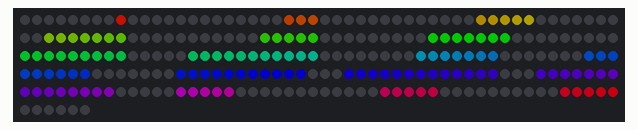
Recording of a program running on a simulated Arduino Uno, built with avr-gcc and run on an emulated ATmega328P. On the bench: 256 RGB LEDs in strip order, left to right, continuing on the next row. Dim RGB values are drawn brighter than linear.

Above: at 0.02 s.
At 4.79 s:
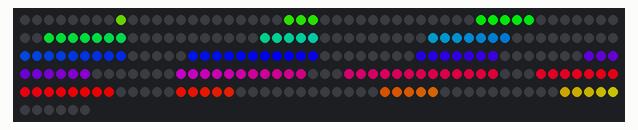
At 9.56 s:
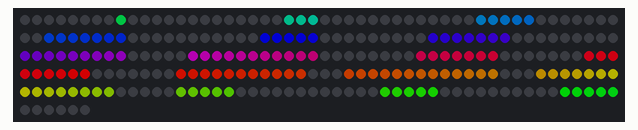
At 19.25 s:
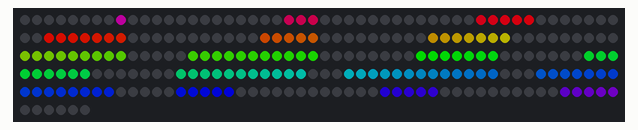
At 29.07 s:
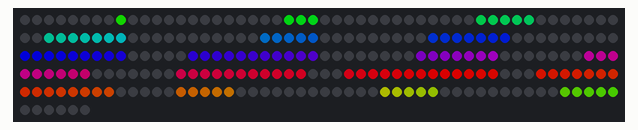
At 39.6 s:
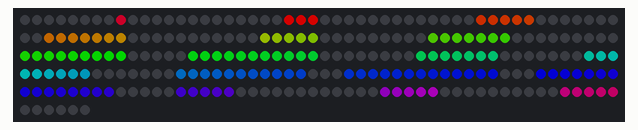

The program:

main.cpp
```cpp
#include <Arduino.h>
// пример работы с градиентами

// простейшие динамические эффекты
// сначала ознакомься с примером microLED_guide !!!

#define STRIP_PIN 2 // пин ленты
#define NUMLEDS 256 // кол-во светодиодов

#define COLOR_DEBTH 3
#include <microLED.h> // подключаем библу
microLED<NUMLEDS, STRIP_PIN, MLED_NO_CLOCK, LED_WS2818, ORDER_GRB, CLI_AVER> strip;

void setup()
{
  strip.setBrightness(60);
}

uint8_t elka[] = {
    //1  2  3  4  5  6  7  8  9  10  11  12  13  14  15  16
    0, 0, 0, 0, 0, 0, 0, 0, 1, 0, 0, 0, 0, 0, 0, 0, //1
    0, 0, 0, 0, 0, 0, 1, 1, 1, 0, 0, 0, 0, 0, 0, 0, //2
    0, 0, 0, 0, 0, 0, 1, 1, 1, 1, 1, 0, 0, 0, 0, 0, //3
    0, 0, 0, 0, 1, 1, 1, 1, 1, 1, 1, 0, 0, 0, 0, 0, //4
    0, 0, 0, 0, 0, 0, 1, 1, 1, 1, 1, 0, 0, 0, 0, 0, //5
    0, 0, 0, 0, 1, 1, 1, 1, 1, 1, 1, 0, 0, 0, 0, 0, //6
    0, 0, 0, 0, 1, 1, 1, 1, 1, 1, 1, 1, 1, 0, 0, 0, //7
    0, 0, 1, 1, 1, 1, 1, 1, 1, 1, 1, 1, 1, 0, 0, 0, //8
    0, 0, 0, 0, 0, 1, 1, 1, 1, 1, 1, 1, 0, 0, 0, 0, //9
    0, 0, 0, 1, 1, 1, 1, 1, 1, 1, 1, 1, 0, 0, 0, 0, //10
    0, 0, 0, 1, 1, 1, 1, 1, 1, 1, 1, 1, 1, 1, 0, 0, //11
    0, 1, 1, 1, 1, 1, 1, 1, 1, 1, 1, 1, 1, 1, 0, 0, //12
    0, 1, 1, 1, 1, 1, 1, 1, 1, 1, 1, 1, 1, 1, 1, 1, //13
    0, 0, 0, 0, 0, 1, 1, 1, 1, 1, 0, 0, 0, 0, 0, 0, //14
    0, 0, 0, 0, 0, 0, 1, 1, 1, 1, 1, 0, 0, 0, 0, 0, //15
    0, 0, 0, 0, 0, 1, 1, 1, 1, 1, 0, 0, 0, 0, 0, 0, //16
};
void rainbow()
{
  static byte counter = 0;
  for (int i = 0; i < NUMLEDS; i++)
  {
    if (elka[i] == 1)
    {
      strip.set(i, mWheel8(counter + i * 255 / NUMLEDS)); // counter смещает цвет
    } else {
      strip.set(i, mBlack);
    }
  }
  counter += 3; // counter имеет тип byte и при достижении 255 сбросится в 0
}
void filler()
{
  static int counter = 0;
  strip.clear();
  strip.fill(0, counter, mRed);
  counter++;
  if (counter >= NUMLEDS)
    counter = 0;
}

void colorCycle()
{
  static byte counter = 0;
  strip.fill(mWheel8(counter));
  counter += 3;
}

void runningDots()
{
  static byte counter = 0;
  // перемотка буфера со сдвигом (иллюзия движения пикселей)
  for (int i = 0; i < NUMLEDS - 1; i++)
    strip.leds[i] = strip.leds[i + 1];

  // каждый третий вызов - последний пиксель красным, иначе чёрным
  if (counter % 3 == 0)
    strip.leds[NUMLEDS - 1] = mRed;
  else
    strip.leds[NUMLEDS - 1] = mBlack;
  counter++;
  delay(100); // дополнительная задержка
}

void breathing()
{
  static int dir = 1;
  static int bright = 0;
  bright += dir * 5; // 5 - множитель скорости изменения

  if (bright > 200)
  {
    bright = 200;
    dir = -1;
  }
  if (bright < 100)
  {
    bright = 100;
    dir = 1;
  }
  strip.setBrightness(bright);
}

void loop()
{
  // раскомментируй нужный эффект

  rainbow(); // бегущая радуга во всю ленту
  //filler();       // плавное заполнение
  //colorCycle();   // плавная смена цвета
  //runningDots();  // бегущие точки

  // вывод
  breathing();  // "дыхание" яркости, применяется ко всем эффектам
  strip.show(); // вывод
  delay(30);    // 30 кадров в секунду
}
```
